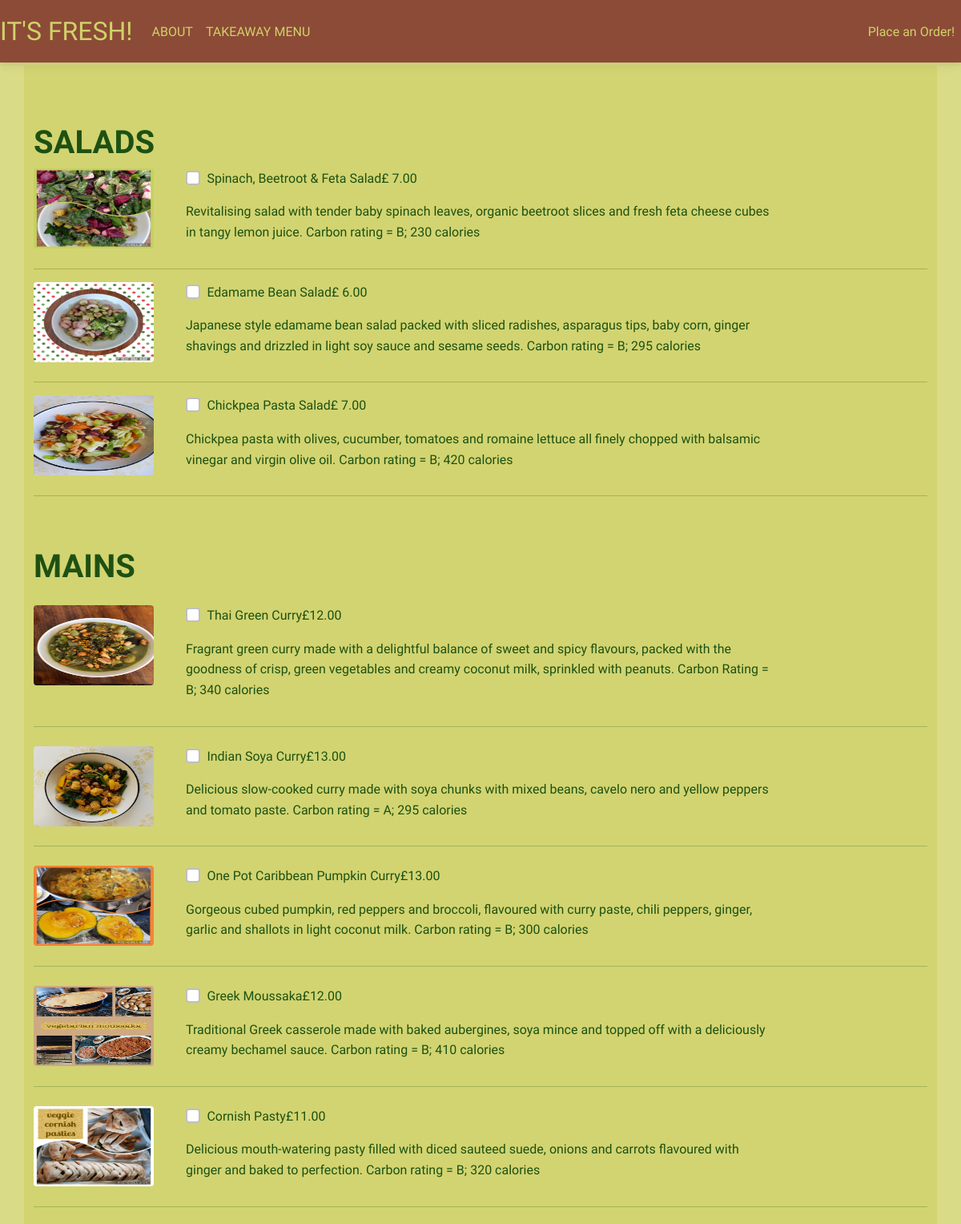
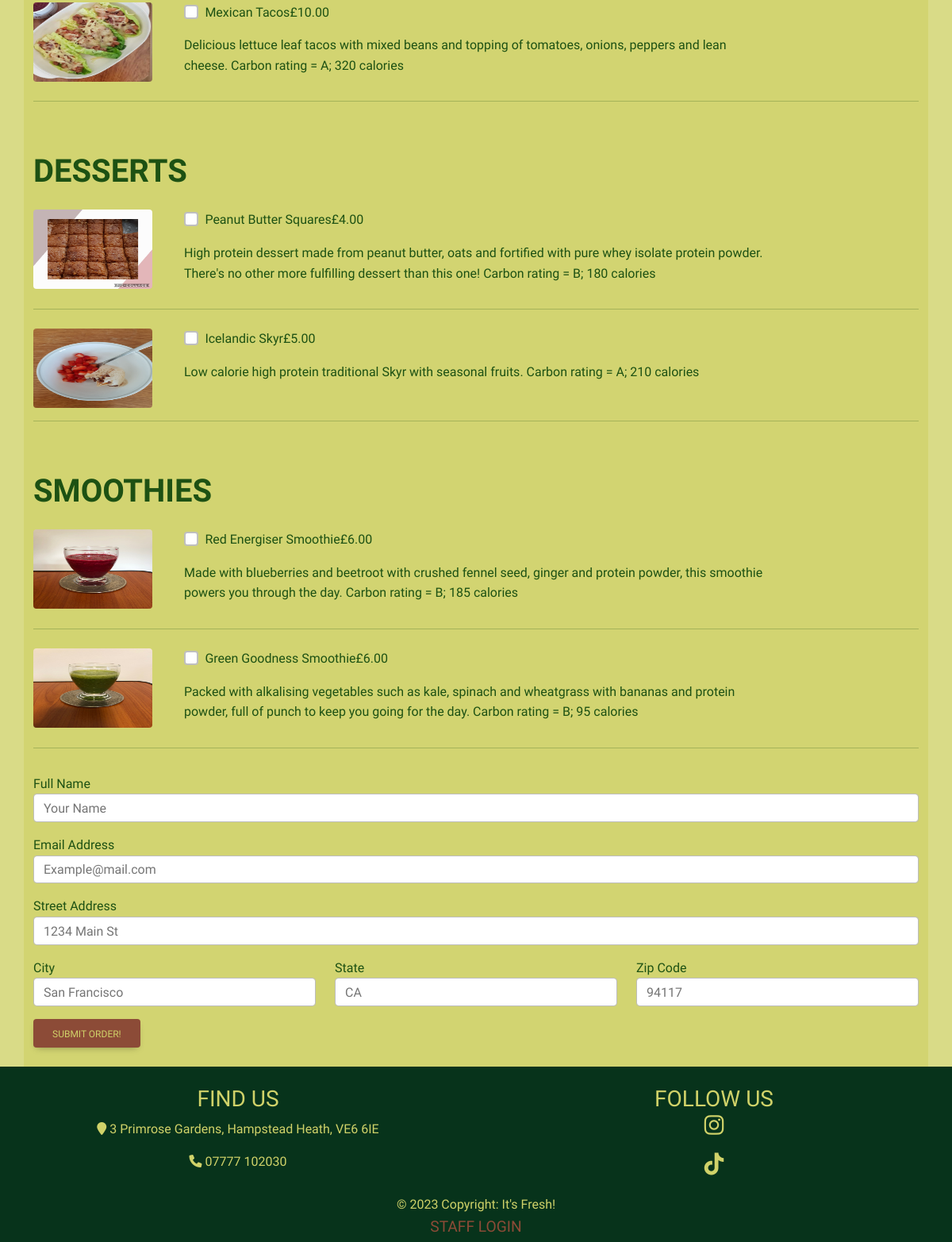
The page /order/ on the database its author committed (2 pictures, top to bottom).
### customer/models.py (models this page shows, shortened)
class MenuItem(models.Model):
    name = models.CharField(max_length=100)
    description = models.TextField()
    image = models.ImageField(upload_to='menu_images/')
    price = models.DecimalField(max_digits=5, decimal_places=2)
    category = models.ManyToManyField('Category', related_name='item')

### customer/views.py (the view, shortened to what this page needs)
# urls.py: path('order/', Order.as_view(), name='order'),
class Order(View):
    def get(self, request, *arg, **kwargs):
        salads = MenuItem.objects.filter(category__name__contains='Salad')
        mains = MenuItem.objects.filter(category__name__contains='Main')
        desserts = MenuItem.objects.filter(category__name__contains='Dessert')
        smoothies = MenuItem.objects.filter(category__name__contains='Smoothie')
        context = {
            'salads': salads,
            'mains': mains,
            'desserts': desserts,
            'smoothies': smoothies,
        }
        return render(request, 'customer/order.html', context)

### customer/templates/customer/order.html (shortened to what this page needs)
{% extends 'customer/base.html' %}
{% block content %}
<div class="container mb-0 p-0" style="color: #1d5113; background:rgba(208, 210, 105, 0.7)">
    <div class="row justify-content-center mt-1">
        <div class="col-md-12 col-sm-12 p-4">
            <form method="POST">
                <div class="pt-5">
                    <h1><strong>SALADS</strong></h1>
                    {% for salad in salads %}
                    <div class="row">
                        <div class="col-md-2 col-sm-12">
                            <img class="rounded" src="{{ salad.image.url }}" width="150" height="100" />
                        </div>
                        <div class="col-md-8 col-sm-12">
                            <div class="d-flex flex-row">
                                <div class="form-group form-check">
                                    <input type="checkbox" name="items[]" class="form-check-input" value="{{ salad.pk }}">
                                    <label class="form-check-label">{{ salad.name }}</label>
                                </div>
                                <p class style="font-weight-bold pl-5">  £ {{ salad.price }}</p>
                            </div>
                            <p>{{ salad.description }}</p>
                        </div>
                    </div>
                    <hr />
                    {% endfor %}
                </div>
                <div class="pt-5">
                    <h1><strong>MAINS</strong></h1>
                    {% for main in mains %}
                    <div class="row mt-4">
                        <div class="col-md-2 col-sm-12">
                            <img class="rounded" src="{{ main.image.url }}" width="150" height="100" />
                        </div>
                        <div class="col-md-8 col-sm-12">
                            <div class="d-flex flex-row">
                                <div class="form-group form-check">
                                    <input type="checkbox" name="items[]" class="form-check-input"
                                        value="{{ main.pk }}">
                                    <label class="form-check-label">{{ main.name }}</label>
                                </div>
                                <p class="font-weight-bold pl-5">  £{{ main.price }}</p>
                            </div>
                            <p>{{ main.description }}</p>
                        </div>
                    </div>
                    <hr />
                    {% endfor %}
                </div>
                <div class="pt-5">
                    <h1><strong>DESSERTS</strong></h1>
                    {% for dessert in desserts %}
                    <div class="row mt-4">
                        <div class="col-md-2 col-sm-12">
                            <img class="rounded" src="{{ dessert.image.url }}" width="150" height="100" />
                        </div>
                        <div class="col-md-8 col-sm-12">
                            <div class="d-flex flex-row">
                                <div class="form-group form-check">
                                    <input type="checkbox" name="items[]" class="form-check-input"
                                        value="{{ dessert.pk }}">
                                    <label class="form-check-label">{{ dessert.name }}</label>
                                </div>
                                <p class="font-weight-bold pl-5">£{{ dessert.price }}</p>
                            </div>
                            <p>{{ dessert.description }}</p>
                        </div>
                    </div>
                    <hr />
                    {% endfor %}
                </div>
                <div class="pt-5">
                    <h1><strong>SMOOTHIES</strong></h1>
                    {% for smoothie in smoothies %}
                    <div class="row mt-4">
                        <div class="col-md-2 col-sm-12">
                            <img class="rounded" src="{{ smoothie.image.url }}" width="150" height="100" />
                        </div>
                        <div class="col-md-8 col-sm-12">
                            <div class="d-flex flex-row">
                                <div class="form-group form-check">
                                    <input type="checkbox" name="items[]" class="form-check-input"
                                        value="{{ smoothie.pk }}">
                                    <label class="form-check-label">{{ smoothie.name }}</label>
                                </div>
                                <p class="font-weight-bold pl-5">£{{ smoothie.price }}</p>
                            </div>
                            <p>{{ smoothie.description }}</p>
                        </div>
                    </div>
                    <hr />
                    {% endfor %}
                </div>
                <div class="form-group pt-3">
                    <label for="name">Full Name</label>
                    <input required class="form-control" type="text" placeholder="Your Name" name="name" />
                </div>
                <div class="form-group pt-3">
                    <label for="name">Email Address</label>
                    <input required class="form-control" type="text" placeholder="Example@mail.com" name="email" />
                </div>
                <div class="form-group pt-3">
                    <label for="name">Street Address</label>
                    <input required class="form-control" type="text" placeholder="1234 Main St" name="street" />
                </div>
                <div class="row">
                    <div class="col-md-4 col-sm-12">
                        <div class="form-group pt-3">
                            <label for="name">City</label>
                            <input required class="form-control" type="text" placeholder="San Francisco" name="city" />
                        </div>
                    </div>
                    <div class="col-md-4 col-sm-12">
                        <div class="form-group pt-3">
                            <label for="name">State</label>
                            <input required class="form-control" type="text" placeholder="CA" name="state" />
                        </div>
                    </div>
                    <div class="col-md-4 col-sm-12">
                        <div class="form-group pt-3">
                            <label for="name">Zip Code</label>
                            <input required class="form-control" type="int" placeholder="94117" name="zip" />
                        </div>
                    </div>
                </div>
                <div class="pt-3">
                    <button type="button" class="btn" style="background-color: #8c4b37; color:#D0D269;" data-mdb-toggle="modal"
                    data-mdb-target="#submitModal">
                    Submit Order!
                    </button>
                </div>
            </form>
        </div>
    </div>
</div>
{% endblock content %}

### customer/static/customer/site.css (style rules this page uses)
body { font-family: 'Bubblegum Sans', Sans-Serif, cursive; background-color:rgba(208, 210, 105, 0.8); }

### rows shown on the page
MenuItem: image (picture), name "Spinach, Beetroot & Feta Salad", price "7.00", description "Revitalising salad with tender baby spinach leaves, organic beetroot slices and fresh feta cheese cubes in tangy lemon juice. Carbon rating = B; 230 calories"
MenuItem: image (picture), name "Edamame Bean Salad", price "6.00", description "Japanese style edamame bean salad packed with sliced radishes, asparagus tips, baby corn, ginger shavings and drizzled in light soy sauce and sesame seeds. Carbon rating = B; 295 calories"
MenuItem: image (picture), name "Chickpea Pasta Salad", price "7.00", description "Chickpea pasta with olives, cucumber, tomatoes and romaine lettuce all finely chopped with balsamic vinegar and virgin olive oil. Carbon rating = B; 420 calories"
MenuItem: image (picture), name "Thai Green Curry", price "12.00", description "Fragrant green curry made with a delightful balance of sweet and spicy flavours, packed with the goodness of crisp, green vegetables and creamy coconut milk, sprinkled with peanuts. Carbon Rating = B; 340 calories"
MenuItem: image (picture), name "Indian Soya Curry", price "13.00", description "Delicious slow-cooked curry made with soya chunks with mixed beans, cavelo nero and yellow peppers and tomato paste. Carbon rating = A; 295 calories"
MenuItem: image (picture), name "One Pot Caribbean Pumpkin Curry", price "13.00", description "Gorgeous cubed pumpkin, red peppers and broccoli, flavoured with curry paste, chili peppers, ginger, garlic and shallots in light coconut milk. Carbon rating = B; 300 calories"
MenuItem: image (picture), name "Greek Moussaka", price "12.00", description "Traditional Greek casserole made with baked aubergines, soya mince and topped off with a deliciously creamy bechamel sauce. Carbon rating = B; 410 calories"
MenuItem: image (picture), name "Cornish Pasty", price "11.00", description "Delicious mouth-watering pasty filled with diced sauteed suede, onions and carrots flavoured with ginger and baked to perfection. Carbon rating = B; 320 calories"
MenuItem: image (picture), name "Mexican Tacos", price "10.00", description "Delicious lettuce leaf tacos with mixed beans and topping of tomatoes, onions, peppers and lean cheese. Carbon rating = A; 320 calories"
MenuItem: image (picture), name "Peanut Butter Squares", price "4.00", description "High protein dessert made from peanut butter, oats and fortified with pure whey isolate protein powder. There's no other more fulfilling dessert than this one! Carbon rating = B; 180 calories"
MenuItem: image (picture), name "Icelandic Skyr", price "5.00", description "Low calorie high protein traditional Skyr with seasonal fruits. Carbon rating = A; 210 calories"
MenuItem: image (picture), name "Red Energiser Smoothie", price "6.00", description "Made with blueberries and beetroot with crushed fennel seed, ginger and protein powder, this smoothie powers you through the day. Carbon rating = B; 185 calories"
MenuItem: image (picture), name "Green Goodness Smoothie", price "6.00", description "Packed with alkalising vegetables such as kale, spinach and wheatgrass with bananas and protein powder, full of punch to keep you going for the day. Carbon rating = B; 95 calories"
